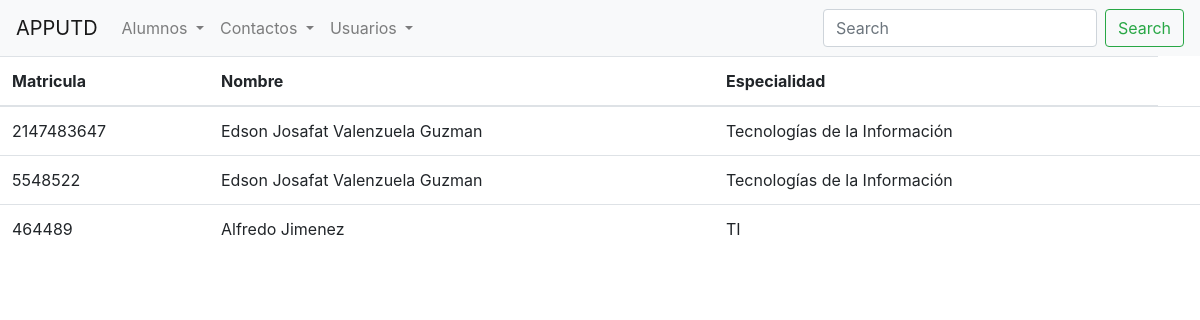
The app's page /control.php with its own data.
### tables this page shows
CREATE TABLE `alumnos` (
  `id` int(11) NOT NULL,
  `matricula` int(11) NOT NULL,
  `nombre` varchar(100) NOT NULL,
  `especialidad` varchar(100) NOT NULL
);

### control.php (the view, shortened to what this page needs)
<!DOCTYPE html>
<html lang="es">
<heead>
    <link rel="stylesheet" href="https://stackpath.bootstrapcdn.com/bootstrap/4.5.2/css/bootstrap.min.css">
    <link href="https://file.myfontastic.com/L5BeFP7iJsBgSvvxoKMcs9/icons.css" rel="stylesheet">
</head>
<body>
<nav class="navbar navbar-expand-lg navbar-light bg-light">
  <a class="navbar-brand" href="#">APPUTD</a>
  <div class="collapse navbar-collapse" id="navbarSupportedContent">
    <ul class="navbar-nav mr-auto">
    <li class="nav-item dropdown">
      <a class="nav-link dropdown-toggle" href="#" id="navbarDropdown" role="button" data-toggle="dropdown" aria-haspopup="true" aria-expanded="false">
          Alumnos
        </a>
      <li class="nav-item dropdown">
      <a class="nav-link dropdown-toggle" href="#" id="navbarDropdown" role="button" data-toggle="dropdown" aria-haspopup="true" aria-expanded="false">
          Contactos
        </a>
      </li>
      <li class="nav-item dropdown">
        <a class="nav-link dropdown-toggle" href="#" id="navbarDropdown" role="button" data-toggle="dropdown" aria-haspopup="true" aria-expanded="false">
          Usuarios
        </a>
      </li>
    </ul>
    <form class="form-inline my-2 my-lg-0">
      <input class="form-control mr-sm-2" type="search" placeholder="Search" aria-label="Search">
      <button class="btn btn-outline-success my-2 my-sm-0" type="submit">Search</button>
    </form>
  </div>
</nav>
<div id="Alumnos">
<div class="table-container">
  <table class="table">
      <thead>
          <th class="table_head">Matricula</th>
          <th class="table_head">Nombre</th>
          <th class="table_head">Especialidad</th>
      </thead>
      <?php
          include('conectar_utd.php');
          $sel=$conexion->query("SELECT * FROM alumnos");
          while($fila=$sel->fetch_assoc()){
          ?>
          <tr >
              <td class="table_data"><?php echo $fila['matricula']?></td>
              <td class="table_data"><?php echo $fila['nombre']?></td>
              <td class="table_data"><?php echo $fila['especialidad']?></td>
              <td class="table_data" colspan="2" >
              </td>
          </tr>
          <?php
          }
         ?>
  </table>
</div>
</div>
</body>
</html>

### records on screen
alumnos: matricula "2147483647", nombre "Edson Josafat Valenzuela Guzman", especialidad "Tecnologías de la Información"
alumnos: matricula "5548522", nombre "Edson Josafat Valenzuela Guzman", especialidad "Tecnologías de la Información"
alumnos: matricula "464489", nombre "Alfredo Jimenez", especialidad "TI"
